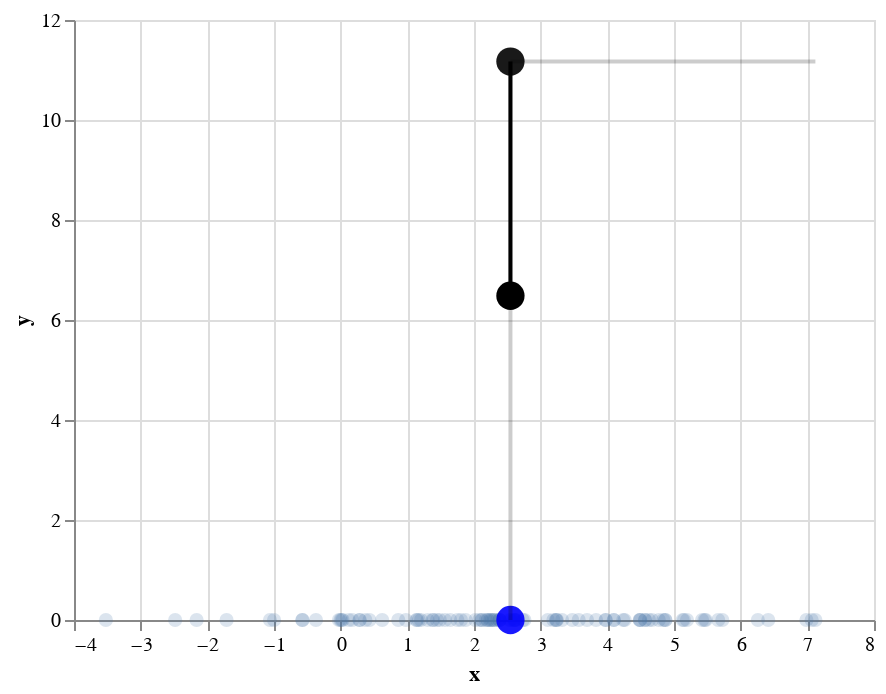

Notebook code for this chart:
### Markdown cell above
The blue points are draws from a 1 dimensional distribution. The black points are the squares of the blue points. The big black dot is the expected value of the squares.

### Code cell
import altair as alt
from vega_datasets import data

import numpy as np

def make_plot():

    def f(x):
        return x ** 2

    mu, sigma = 2.5, 2 # mean and standard deviation
    s = [o for o in np.random.normal(mu, sigma, size=100)]

    expected_value = f(np.mean(s))
    expected_sq = np.mean([f(i) for i in s])



    def make_altair_object(X, Y):
        bi = []
        for x, y in zip(X,Y):
            bi.append({"x":x, "y":y})
        return alt.Data({"values" : bi})

    point_size = 50
    expectation_size = 200
    point_opacity = .2
    expectation_opacity = .9
    line_opacity=.2

    dt = make_altair_object(s, np.zeros_like(s))

    c1 = alt.Chart(dt).mark_point(size=point_size, filled=True, opacity=point_opacity).encode(
        x='x:Q',  # specify ordinal data
        y='y:Q',  # specify quantitative data
    )

    x = np.linspace(min(s), max(s), 1000)
    y = [f(i) for i in x]
    dt = make_altair_object(x, y)


    c2 = alt.Chart(dt).mark_line(opacity=line_opacity, color="black").encode(
        x='x:Q',  # specify ordinal data
        y='y:Q',  # specify quantitative data
    )

    dt = make_altair_object([np.mean(s)], [0])

    c3 = alt.Chart(dt).mark_point(size=expectation_size, color="blue", opacity=expectation_opacity, filled=True).encode(
        x='x:Q',  # specify ordinal data
        y='y:Q',  # specify quantitative data
    )


    dt = make_altair_object(X=s, Y=[f(i) for i in s])

    c4 = alt.Chart(dt).mark_point(opacity=point_opacity, size=point_size, color="black", filled=True).encode(
        x='x:Q',  # specify ordinal data
        y='y:Q',  # specify quantitative data
    )

    dt = make_altair_object(np.zeros_like(s) + np.max(x), Y=[f(i) for i in s])


    c5 = alt.Chart(dt).mark_point(opacity=point_opacity, size=point_size, color="red", filled=True).encode(
        x='x:Q',  # specify ordinal data
        y='y:Q',  # specify quantitative data
    )

    dt = make_altair_object([np.max(s)], [np.mean([f(i) for i in s])])

    c6 = alt.Chart(dt).mark_point(opacity=expectation_opacity, size=expectation_size, color="red", filled=True).encode(
        x='x:Q',  # specify ordinal data
        y='y:Q',  # specify quantitative data
    )

    dt = make_altair_object([np.mean(s)], [np.mean([f(i) for i in s])])

    c7 = alt.Chart(dt).mark_point(opacity=expectation_opacity, size=expectation_size, color="black", filled=True).encode(
        x='x:Q',  # specify ordinal data
        y='y:Q',  # specify quantitative data
    )

    x = [np.mean(s), np.max(s)]
    y = [np.mean([f(i) for i in s]), np.mean([f(i) for i in s])]

    dt = make_altair_object(x,y)

    c8 = alt.Chart(dt).mark_line(color="black", opacity=line_opacity).encode(
        x='x:Q',  # specify ordinal data
        y='y:Q',  # specify quantitative data
    )

    x = [np.mean(s), np.mean(s)]
    y = [np.mean([f(i) for i in s]), 0]

    dt = make_altair_object(x,y)

    c9 = alt.Chart(dt).mark_line(color="black", opacity=line_opacity).encode(
        x='x:Q',  # specify ordinal data
        y='y:Q',  # specify quantitative data
    )

    x = [np.mean(s), np.mean(s)]
    y = [np.mean([f(i) for i in s]), f(np.mean(s))]

    dt = make_altair_object(x,y)

    c10 = alt.Chart(dt).mark_line(color="black", opacity=1, thickness=100).encode(
        x='x:Q',  # specify ordinal data
        y='y:Q',  # specify quantitative data
    )


    x = [np.mean(s)]
    y = [f(np.mean(s))]

    dt = make_altair_object(x,y)

    c11 = alt.Chart(dt).mark_point(color="black", opacity=1, filled=True, size=expectation_size).encode(
        x='x:Q',  # specify ordinal data
        y='y:Q',  # specify quantitative data
    )
    
    return c1 + c2 + c3 + c7 + c8 + c9 + c10 + c11

make_plot()

### Figure 1 — Vega-Lite specification as saved in the notebook (floating-point values rounded to 4 significant figures)
{"$schema": "https://vega.github.io/schema/vega-lite/v2.6.0.json", "config": {"view": {"height": 300, "width": 400}}, "layer": [{"data": {"values": [{"x": 6.986, "y": 0}, {"x": 2.114, "y": 0}, {"x": 0.4315, "y": 0}, {"x": 3.235, "y": 0}, {"x": 5.129, "y": 0}, {"x": -2.483, "y": 0}, {"x": 4.495, "y": 0}, {"x": 3.191, "y": 0}, {"x": 2.731, "y": 0}, {"x": 4.868, "y": 0}, {"x": 5.15, "y": 0}, {"x": 4.566, "y": 0}, {"x": 2.552, "y": 0}, {"x": -0.02661, "y": 0}, {"x": 5.477, "y": 0}, {"x": 3.229, "y": 0}, {"x": -2.161, "y": 0}, {"x": 2.122, "y": 0}, {"x": 1.444, "y": 0}, {"x": 2.632, "y": 0}, {"x": 1.389, "y": 0}, {"x": 3.474, "y": 0}, {"x": 0.6229, "y": 0}, {"x": 1.378, "y": 0}, {"x": 3.107, "y": 0}, {"x": 2.211, "y": 0}, {"x": -3.522, "y": 0}, {"x": 2.382, "y": 0}, {"x": 4.238, "y": 0}, {"x": -0.003036, "y": 0}, {"x": 3.244, "y": 0}, {"x": 2.532, "y": 0}, {"x": 2.201, "y": 0}, {"x": 4.098, "y": 0}, {"x": 0.287, "y": 0}, {"x": 2.383, "y": 0}, {"x": 0.02979, "y": 0}, {"x": 3.977, "y": 0}, {"x": -0.572, "y": 0}, {"x": 2.348, "y": 0}, {"x": 2.308, "y": 0}, {"x": -0.9992, "y": 0}, {"x": 0.9786, "y": 0}, {"x": 1.144, "y": 0}, {"x": 2.241, "y": 0}, {"x": 5.457, "y": 0}, {"x": 2.593, "y": 0}, {"x": 4.771, "y": 0}, {"x": 4.489, "y": 0}, {"x": 3.696, "y": 0}, {"x": 2.612, "y": 0}, {"x": 1.136, "y": 0}, {"x": 1.304, "y": 0}, {"x": 4.672, "y": 0}, {"x": -1.06, "y": 0}, {"x": 3.57, "y": 0}, {"x": 1.644, "y": 0}, {"x": 5.663, "y": 0}, {"x": 4.485, "y": 0}, {"x": -0.5763, "y": 0}, {"x": 0.8641, "y": 0}, {"x": 4.625, "y": 0}, {"x": 3.321, "y": 0}, {"x": 1.487, "y": 0}, {"x": 5.725, "y": 0}, {"x": 4.566, "y": 0}, {"x": 7.121, "y": 0}, {"x": 2.757, "y": 0}, {"x": 1.874, "y": 0}, {"x": -0.3708, "y": 0}, {"x": 0.1761, "y": 0}, {"x": 0.3708, "y": 0}, {"x": 0.1192, "y": 0}, {"x": 4.873, "y": 0}, {"x": -1.711, "y": 0}, {"x": 5.195, "y": 0}, {"x": 1.75, "y": 0}, {"x": 2.611, "y": 0}, {"x": 0.2812, "y": 0}, {"x": 6.414, "y": 0}, {"x": 6.258, "y": 0}, {"x": 1.806, "y": 0}, {"x": 2.078, "y": 0}, {"x": 3.831, "y": 0}, {"x": 2.177, "y": 0}, {"x": 2.293, "y": 0}, {"x": 7.065, "y": 0}, {"x": 2.39, "y": 0}, {"x": 1.206, "y": 0}, {"x": 5.422, "y": 0}, {"x": 2.272, "y": 0}, {"x": 4.841, "y": 0}, {"x": 2.254, "y": 0}, {"x": 4.261, "y": 0}, {"x": 1.171, "y": 0}, {"x": 1.565, "y": 0}, {"x": 4.096, "y": 0}, {"x": 3.973, "y": 0}, {"x": 2.021, "y": 0}, {"x": 0.01289, "y": 0}]}, "encoding": {"x": {"field": "x", "type": "quantitative"}, "y": {"field": "y", "type": "quantitative"}}, "mark": {"filled": true, "opacity": 0.2, "size": 50, "type": "point"}}, {"data": {"values": [{"x": 2.547, "y": 0}]}, "encoding": {"x": {"field": "x", "type": "quantitative"}, "y": {"field": "y", "type": "quantitative"}}, "mark": {"color": "blue", "filled": true, "opacity": 0.9, "size": 200, "type": "point"}}, {"data": {"values": [{"x": 2.547, "y": 11.17}]}, "encoding": {"x": {"field": "x", "type": "quantitative"}, "y": {"field": "y", "type": "quantitative"}}, "mark": {"color": "black", "filled": true, "opacity": 0.9, "size": 200, "type": "point"}}, {"data": {"values": [{"x": 2.547, "y": 11.17}, {"x": 7.121, "y": 11.17}]}, "encoding": {"x": {"field": "x", "type": "quantitative"}, "y": {"field": "y", "type": "quantitative"}}, "mark": {"color": "black", "opacity": 0.2, "type": "line"}}, {"data": {"values": [{"x": 2.547, "y": 11.17}, {"x": 2.547, "y": 0}]}, "encoding": {"x": {"field": "x", "type": "quantitative"}, "y": {"field": "y", "type": "quantitative"}}, "mark": {"color": "black", "opacity": 0.2, "type": "line"}}, {"data": {"values": [{"x": 2.547, "y": 11.17}, {"x": 2.547, "y": 6.485}]}, "encoding": {"x": {"field": "x", "type": "quantitative"}, "y": {"field": "y", "type": "quantitative"}}, "mark": {"color": "black", "opacity": 1, "thickness": 100, "type": "line"}}, {"data": {"values": [{"x": 2.547, "y": 6.485}]}, "encoding": {"x": {"field": "x", "type": "quantitative"}, "y": {"field": "y", "type": "quantitative"}}, "mark": {"color": "black", "filled": true, "opacity": 1, "size": 200, "type": "point"}}]}
